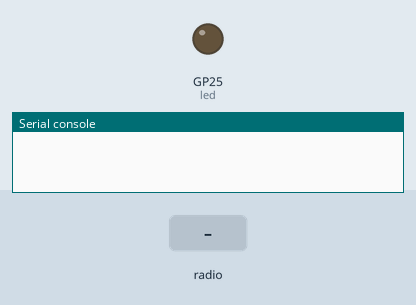
This program was run on a simulated Raspberry Pi Pico running CircuitPython. Shown: output pins drawn as LEDs (lit = HIGH), the last lines printed to the serial console. The test bench sets the inputs (shaded band). No radio messages arrive unless stated (any console line starting 'radio sent:' is added by the test bench); the clock reads 2024-03-15 10:24:30 at power-on unless the program sets it.

Above: at 1.2 s.
1.3 s: radio message "NONE" arrives
At 2.7 s:
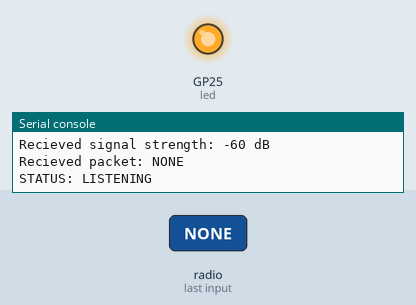
2.8 s: radio message "bmp" arrives
4.8 s: radio message "STATUS_ERROR" arrives
Timing chart, 0 to 12.8 s (numbered marks = the images above; inputs shaded):
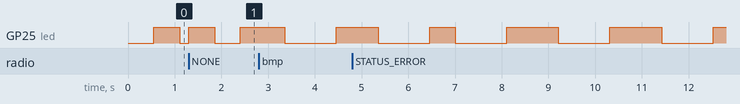

Measured:
- after the input at 1.3 s, GP25 (led): LOW → HIGH after 0.00 s instead of 0.91 s

The program:

cansat.py
```python
import time, board, json, busio, digitalio, adafruit_rfm69

#from bmp280 import create_bmp280
from rfm69 import create_rfm69
#from lis3dh import *
led = digitalio.DigitalInOut(board.LED)

led.direction = digitalio.Direction.OUTPUT
class Cansat:
    def __init__(self):
        self.rfm = self.create_rfm69(board.GP6, board.GP7, board.GP4, board.GP5, board.GP13)
        self.data_type = "NONE"
        self.status = "LISTENING"

    @staticmethod
    def create_rfm69(SCK, MOSI, MISO, CS, RESET) -> adafruit_rfm69.RFM69:
        # create the spi bus
        spi = busio.SPI(SCK, MOSI, MISO)
        # chip select and reset pins
        cs = digitalio.DigitalInOut(CS)
        reset = digitalio.DigitalInOut(RESET)
        # Initialize the radio
        rfm = adafruit_rfm69.RFM69(spi, cs, reset, 434.0, baudrate=2000000)
        encryption_key = "VB6CYeaOtduNZcgu"
        rfm.encryption_key = encryption_key
        rfm.tx_power = 13
        return rfm

    @staticmethod
    def gen_bmp_data() -> str:
        data = {
            "bmp": {
                "temp": 28.32,
                "pres": 1023,
                "alt": 230
            }
        }
        return str(json.dumps(data, separators=(',',':')))

    @staticmethod
    def process_data(raw_packet):
        try:
            packet_text = str(raw_packet, "ascii")
            print(f"Recieved (ASCII): {packet_text}")

            return packet_text
        except UnicodeError:
            print(f"ERROR decoding (ASCII) data! HEX: {[hex(x) for x in raw_packet]}")
            return "STATUS_ERROR"

    def gen_data(self) -> str:
        if self.data_type == "NONE":
            return "garbage"
        elif self.data_type.lower() == "bmp":
            return self.gen_bmp_data()
        else:
            return "hot garbage"

    def process_packet(self, packet_text) -> str:
        # discard if text is invalid
        if packet_text == "STATUS_ERROR":
            self.status = "LISTENING"
            return

        if packet_text == "REQUEST_DATA":
            self.status = "REQUEST_DATA"
            return

        if packet_text == "DATA_TYPE":
            self.status = "RECIEVE_DATA_TYPE"
            return

        if self.status == "RECIEVE_DATA_TYPE":
            self.data_type = packet_text
            self.status = "SET_DATA_TYPE"
            return

        if packet_text == "SEND_DATA":
            self.status = self.gen_data() # dummy data
            return

        if packet_text == "STATUS":
            self.status = "SUCCESS"
            return

        if packet_text == "EXIT_SUCCESS":
            self.status = "LISTENING"
            return

    def broadcast(self):
        while True:
            self.rfm.send(bytes(self.status, "utf-8"))
            packet = self.rfm.receive()
            if packet is None:
                led.value = int(time.time()) % 2 == 0
                self.status = "LISTENING"

            else:
                packet_text = self.process_data(packet)
                rssi = self.rfm.last_rssi
                print(f"Recieved signal strength: {rssi} dB")
                led.value = False
                self.process_packet(packet_text)
                print(f"Recieved packet: {packet_text}")
                print(f"STATUS: {self.status}")
                led.value = True


cansat = Cansat()
cansat.broadcast()
```

rfm69.py
```python
import board
import busio
import digitalio
import adafruit_rfm69

# radio transmitter/reciever
def create_rfm69() -> adafruit_rfm69.RFM69:
    # Create the SPI bus
    spi = busio.SPI(board.GP6, board.GP7, board.GP4)  # SCK, MOSI, MISO
    # Chip select and reset pins
    cs = digitalio.DigitalInOut(board.GP5)
    reset = digitalio.DigitalInOut(board.GP13)
    # Initialize the radio
    rfm = adafruit_rfm69.RFM69(spi, cs, reset, 434.0, baudrate=1000000)
    encryption_key = "VB6CYeaOtduNZcgu"
    rfm.encryption_key = encryption_key
    rfm.tx_power = 5
    return rfm
```
